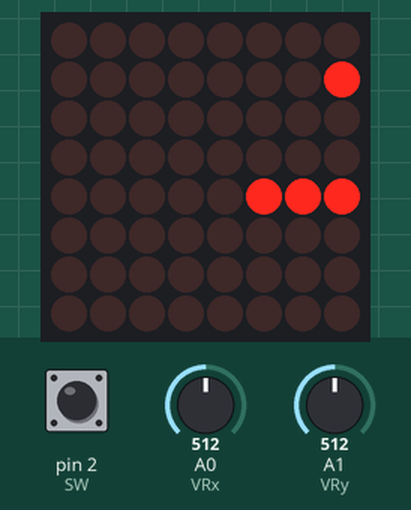
Simulated run of this sketch. Board: Arduino Uno, built with avr-gcc and run on an emulated ATmega328P. Parts: 8×8 LED matrix. The inputs (shaded band) are chosen by the test bench; at power-on: A1 (VRy) = 512, pin 2 (SW) HIGH, A0 (VRx) = 512. Random numbers use the default seed unless the sketch sets one.

Above: at 1.8 s.
1.9 s: A1 (VRy) set to 311
5.0 s: A1 (VRy) set to 284
6.5 s: pin 2 (SW) pulled LOW for 0.2 s
At 9.6 s:
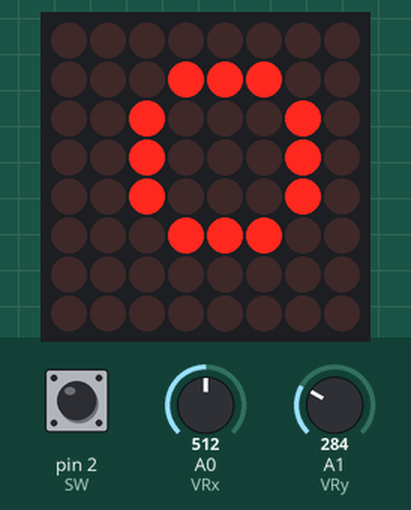
9.8 s: pin 2 (SW) pulled LOW for 3.2 s
At 13.4 s:
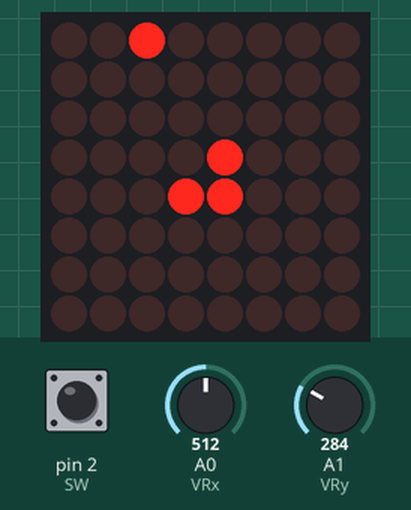
16.1 s: pin 2 (SW) pulled LOW for 3.2 s
At 19.4 s:
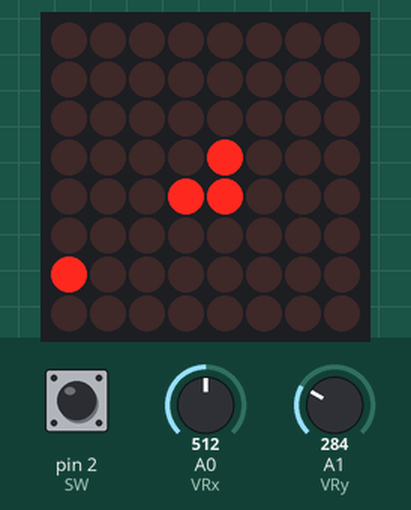
22.1 s: pin 2 (SW) pulled LOW for 3.2 s
At 25.4 s:
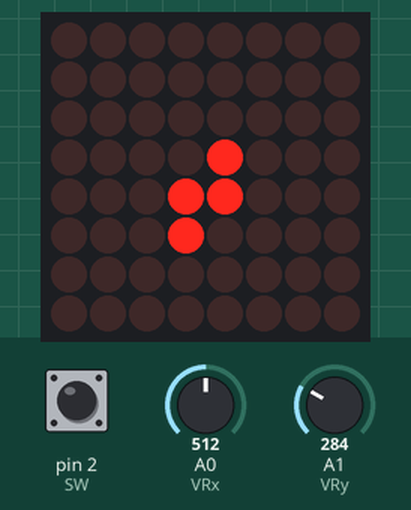
Timing chart, 0 to 26.9 s (numbered marks = the images above; inputs shaded):
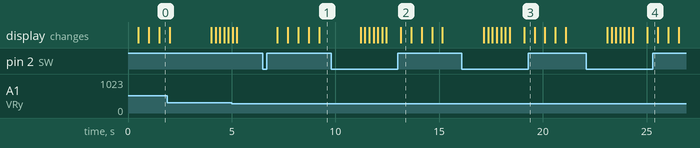

The sketch:

snake.ino
```cpp
#include <LedControl.h>

// LED Matrix DIN, CLK, CS, NumDevices
LedControl lc = LedControl(12, 11, 10, 1);

int score=0;

// Joystick pins
#define VRx A0
#define VRy A1
#define SW 2

// Matrix size
#define SIZE 8
#define MAX_LEN 32

// Directions
enum Direction { UP, DOWN, LEFT, RIGHT };
Direction dir = RIGHT;

// Snake
int snakeX[MAX_LEN], snakeY[MAX_LEN];
int length = 3;

// Fruit
int fruitX, fruitY;

unsigned long lastMove = 0;
int speedDelay = 500; // ms

bool gameOver = false;

void setup() {
  lc.shutdown(0, false);
  lc.setIntensity(0, 4);
  lc.clearDisplay(0);

  // Joystick input
  pinMode(VRx, INPUT);
  pinMode(VRy, INPUT);
  pinMode(SW, INPUT_PULLUP);


  // Init snake in center
  int startX = SIZE / 2;
  int startY = SIZE / 2;
  for (int i = 0; i < length; i++) {
    snakeX[i] = startX - i;
    snakeY[i] = startY;
  }

  spawnFruit();
}

void loop() {
  // If game is over, wait for joystick button press to reset
  if (gameOver) {
    if (digitalRead(SW) == LOW) { // button pressed
      delay(200); // debounce
      resetGame();
    }
    return; // stop moving snake until reset
  }

  // Normal game logic
  if (millis() - lastMove > speedDelay) {
    readInput();
    moveSnake();

    if (isCollision()) {
      showGameOver();
      gameOver = true;
      return;
    }

    if (ateFruit()) {
      growSnake();
      spawnFruit();
      score += 1;
      speedDelay = max(100, speedDelay - 10);
    }

    draw();
    lastMove = millis();
  }
}


void resetGame() {
  lc.clearDisplay(0);

  // Reset snake
  length = 3;
  dir = RIGHT;
  score = 0;
  speedDelay = 500;
  gameOver = false;
  lastMove = millis();

  // Initialize snake in center
  int startX = SIZE / 2;
  int startY = SIZE / 2;
  for (int i = 0; i < length; i++) {
    snakeX[i] = startX - i;
    snakeY[i] = startY;
  }

  // Spawn fruit
  spawnFruit();
}

void readInput() {
  int x = analogRead(VRx);
  int y = analogRead(VRy);

  if (x < 300 && dir != RIGHT) dir = LEFT;
  else if (x > 700 && dir != LEFT) dir = RIGHT;
  else if (y < 300 && dir != DOWN) dir = UP;
  else if (y > 700 && dir != UP) dir = DOWN;
}

void moveSnake() {
  // shift body
  for (int i = length - 1; i > 0; i--) {
    snakeX[i] = snakeX[i - 1];
    snakeY[i] = snakeY[i - 1];
  }

  if (dir == RIGHT) snakeX[0]++;
  else if (dir == LEFT) snakeX[0]--;
  else if (dir == UP) snakeY[0]--;
  else if (dir == DOWN) snakeY[0]++;
}

bool isCollision() {
  // wall
  if (snakeX[0] < 0 || snakeX[0] >= SIZE || snakeY[0] < 0 || snakeY[0] >= SIZE)
    return true;

  // self
  for (int i = 1; i < length; i++) {
    if (snakeX[0] == snakeX[i] && snakeY[0] == snakeY[i])
      return true;
  }
  return false;
}

bool ateFruit() {
  return (snakeX[0] == fruitX && snakeY[0] == fruitY);
}

void growSnake() {
  if (length < MAX_LEN) {
    snakeX[length] = snakeX[length - 1];
    snakeY[length] = snakeY[length - 1];
    length++;
  }
}

void spawnFruit() {
  bool valid;
  do {
    valid = true;
    fruitX = random(0, SIZE);
    fruitY = random(0, SIZE);
    for (int i = 0; i < length; i++) {
      if (snakeX[i] == fruitX && snakeY[i] == fruitY) {
        valid = false;
        break;
      }
    }
  } while (!valid);
}

void draw() {
  lc.clearDisplay(0);

  // snake
  for (int i = 0; i < length; i++) {
    lc.setLed(0, snakeY[i], snakeX[i], true);
  }

  // fruit
  lc.setLed(0, fruitY, fruitX, true);
}


void showGameOver() {
  lc.clearDisplay(0);

  if (score < 10) {
    showDigit(score, 2); // show digit centered at column 2
  } else {
    int tens = score / 10;
    int ones = score % 10;
    showDigit(tens, 0);
    showDigit(ones, 4);
  }

  delay(2000); // Show score for 2 seconds

  for (int k = 0; k < 3; k++) {
    lc.clearDisplay(0);
    delay(200);

    for (int y = 0; y < SIZE; y++)
      for (int x = 0; x < SIZE; x++)
        lc.setLed(0, y, x, true);
    delay(200);
  }
  lc.clearDisplay(0);
}


// Draws a single digit (0–9) on the LED matrix at a given starting column
void showDigit(int num, int offsetX) {
  static const byte digits[10][5] = {
    {B01110, B10001, B10001, B10001, B01110}, // 0
    {B00100, B01100, B00100, B00100, B01110}, // 1
    {B01110, B10001, B00010, B00100, B11111}, // 2
    {B11110, B00001, B00110, B00001, B11110}, // 3
    {B00010, B00110, B01010, B11111, B00010}, // 4
    {B11111, B10000, B11110, B00001, B11110}, // 5
    {B01110, B10000, B11110, B10001, B01110}, // 6
    {B11111, B00010, B00100, B01000, B10000}, // 7
    {B01110, B10001, B01110, B10001, B01110}, // 8
    {B01110, B10001, B01111, B00001, B01110}  // 9
  };

  for (int row = 0; row < 5; row++) {
    byte line = digits[num][row];
    for (int col = 0; col < 5; col++) {
      if (line & (1 << (4 - col))) {
        int x = offsetX + col;
        int y = row + 1; // vertically centered
        if (x >= 0 && x < SIZE && y >= 0 && y < SIZE)
          lc.setLed(0, y, x, true);
      }
    }
  }
}
```

Measured:
- after the input at 6.5 s, the display: first changes after 0.70 s (image 1 shows a later state)
- what the display in image 2 shows lasts 0.5 s, from 13.2 s to 13.7 s
